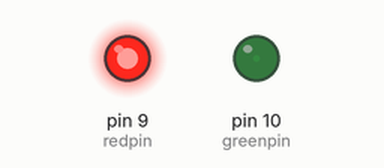
The sketch below on a simulated Arduino Uno, built with avr-gcc and run on an emulated ATmega328P. Shown: output pins drawn as LEDs (lit = HIGH).

Above: at 0.05 s.
At 2.15 s:
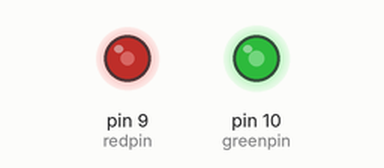
At 3.45 s:
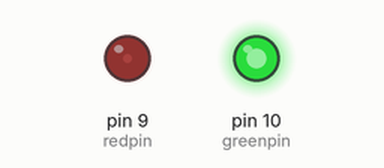
At 6.9 s:
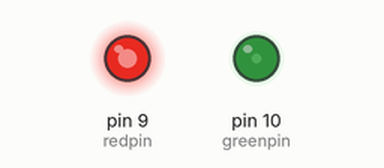
Timing chart, 0 to 10.0 s (numbered marks = the images above):
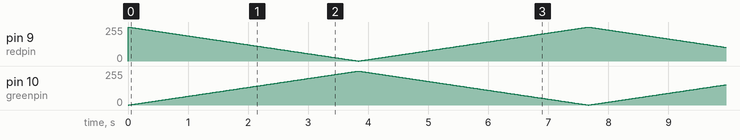

The sketch:

TWO_COLOR_LED.ino
```cpp
/*
 INSTITUTO FEDERAL DE GOIAS - IFG CAMPUS GOIANIA
 FUNÇÃO: emite luz vermelha e verde. Você pode ajustar a intensidade de cada cor usando PWM.
 ESTAGIARIOS: RHAMON LUCAS V. COSTA e ISABELA R. DE OLIVEIRA
 DATA: 31/10/2022
 https://arduinomodules.info/ky-011-two-color-led-module-3mm/
 */

 int redpin = 9; // pin for red signal
int greenpin = 10; // pin for green signal
int val;
void setup() {
  pinMode(redpin, OUTPUT);
  pinMode(greenpin, OUTPUT);
}
void loop() {
  for(val = 255; val > 0; val--) {
    analogWrite(redpin, val); //dim red
    analogWrite(greenpin, 255 - val); // brighten green
    delay(15);
  }
  for(val = 0; val < 255; val++) {
    analogWrite(redpin, val); //brighten red
    analogWrite(greenpin, 255 - val); //dim green
    delay(15);
  }
}
```
